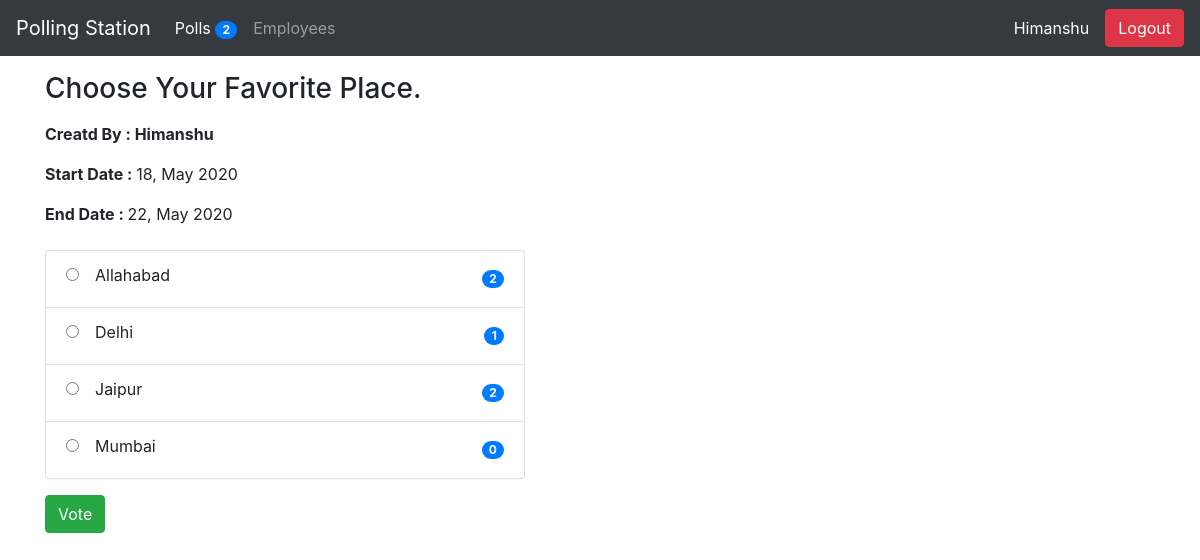
Screenshot of /3/ (signed in) with the database file from the repository.
### poll/models.py (models this page shows, shortened)
class Question(models.Model):
    title = models.TextField(null=True, blank=True)
    status = models.CharField(default='inactive', max_length=30)
    created_by = models.ForeignKey(User, null=True, blank=True, on_delete=models.CASCADE)
    start_date = models.DateTimeField(null=True, blank=True)
    end_date = models.DateTimeField(null=True, blank=True)
    created_at = models.DateTimeField(auto_now_add=True)
    updated_at = models.DateTimeField(auto_now=True)
    @property
    def choices(self):
        return self.choice_set.all()

class Choice(models.Model):
    question = models.ForeignKey('poll.Question', on_delete=models.CASCADE)
    text = models.TextField(null=True, blank=True)
    created_at = models.DateTimeField(auto_now_add=True)
    updated_at = models.DateTimeField(auto_now=True)
    @property
    def votes(self):
        return self.answer_set.count()

### poll/views.py (the view, shortened to what this page needs)
# urls.py: path('', include('poll.urls')),
@login_required(login_url="user-login")
def poll(request, id=None):
    if request.method == 'GET':
        question = Question.objects.get(id=id)
        context = { 'question':question }
        return render(request, 'poll/poll.html', context)

### poll/context_processors.py (called while the page is built)
def PollCount(request):
    count = Question.objects.count()
    return {"poll_count": count}

### poll/templates/poll/poll.html (shortened to what this page needs)
{% extends 'poll/base.html' %}
{% block content %}
    <h3 class="my-3"> {{ question.title}} </h3>
    <p class="mb-3"><b> Creatd By : {{ question.created_by|capfirst}}</b> </p>
    <p><b>Start Date : </b>{{question.start_date|date:"d, M Y"}}</p>
    <p><b>End Date : </b>{{question.end_date|date:"d, M Y"}}</p>
    <div class="mt-4" style="width: 30rem;">
        <form method="POST" action="/{{question.id}}/">
        <ul class="list-group">
            {% for choice in question.choices %}
                <li class="list-group-item d-flex justify-content-between align-items-center">
                    <label><input class='mr-3' type="radio" name="choice" value="{{choice.id}}">{{choice.text}}</label>
                    <span class="badge badge-primary badge-pill">{{choice.votes}}</span>
                </li>
            {% empty %}
                <p> There is no choice available for this question </p>
            {% endfor %}
        </ul>
        <button class="btn btn-success mt-3" type="submit">Vote</button>
        </form>
    </div>
{% endblock content %}

### poll/templates/poll/base.html (shortened to what this page needs)
<!doctype html>
<html lang="en">
  <head>
    <link rel="stylesheet" href="https://stackpath.bootstrapcdn.com/bootstrap/4.3.1/css/bootstrap.min.css">
  </head>
  <body>
<nav class="navbar navbar-expand-lg navbar-dark bg-dark">
  <a class="navbar-brand" href="{% url 'polls-list' %}">Polling Station</a>
  <div class="collapse navbar-collapse" id="navbarSupportedContent">
    <ul class="navbar-nav mr-auto">
      <li class="nav-item active">
        <a class="nav-link" href="{% url 'polls-list' %}">Polls <span class="badge badge-primary badge-pill">{{poll_count}}</span><span class="sr-only">(current)</span></a>
      </li>
      <li class="nav-item">
        <a class="nav-link" href="{% url 'employee-list' %}">Employees</a>
      </li>
    </ul>
    {% if request.user.id != None %}
        <span class='mr-3'><a  style='color:white; text-decoration:none;' href="{% url 'my-profile' %}">{{request.user.first_name}}</a></span>
        <form method="POST" action="{% url 'user-logout' %}">
            <input class="btn btn-danger float-right" type="submit" value="Logout">
        </form>
    {% else %}
        <a class="btn btn-success" href="{% url 'user-login' %}" role="button">Login</a>
    {% endif %}
  </div>
</nav>
    <div class="container">
        {% block content %}
        {% endblock content %}
    </div>
  </body>
</html>

### rows the page displays
Question: title "Choose Your Favorite Place.", created_by "Himanshu", start_date "18, May 2020", end_date "22, May 2020"
Choice: text "Allahabad", votes "2"
Choice: text "Delhi", votes "1"
Choice: text "Jaipur", votes "2"
Choice: text "Mumbai", votes "0"

### other values shown
{{ poll_count }} "2"
{{ request.user.first_name }} "Himanshu"
